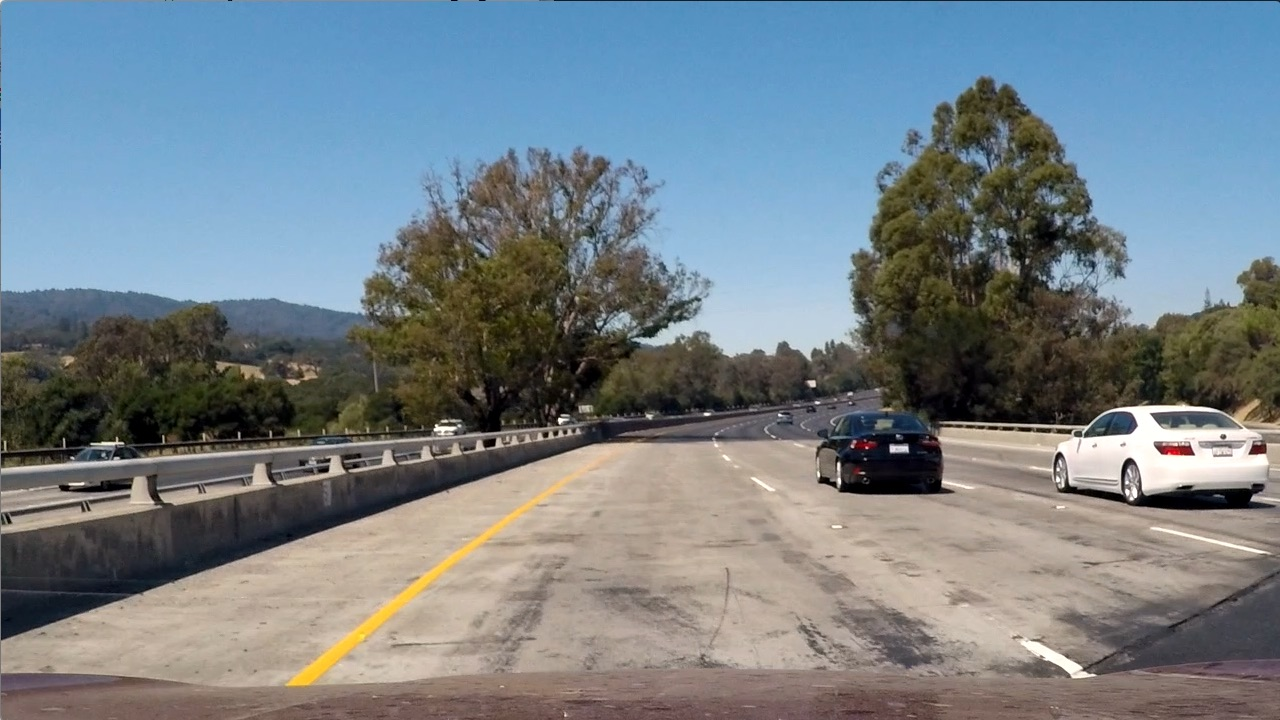
#> input picture test_images/test1.jpg, 1280 x 720 px; its folder holds 4 pictures in this run
$ jupyter execute --allow-errors main_notebook.ipynb   (shell and % lines are left out)   (older library calls are emulated)
#> lines starting #> are read from the running program, lines starting #| are printed output that depends on the picture
# Vehicle Detection and Tracking

[cell 1]
# Import all required modules
import cv2
import matplotlib.pyplot as plt
import matplotlib.image as mpimg
import numpy as np
import glob
from skimage.feature import hog
from sklearn.svm import LinearSVC
from sklearn.model_selection import train_test_split
from sklearn.preprocessing import StandardScaler
from sklearn.utils import shuffle
from collections import deque
import time

[cell 2]
# Read all the test images
test_images = []
fnames = glob.glob('./test_images/test*.jpg')

for fname in fnames:
    image = cv2.imread(fname)
#> image is the input picture: shape (720, 1280, 3); mean B, G, R 135.5, 128.7, 117.5
    image = cv2.cvtColor(image, cv2.COLOR_BGR2RGB)
    test_images.append(image)

[cell 3]
# Setting up a function to plot test images from a list like above
def plot_images(image_list, cmap = 'gray'):
#> called with cmap = 'gray'
    rows = 2
#> rows = 2
    cols = 3
    f,ax = plt.subplots(rows,cols,figsize=(20,int(13*rows/cols)))
    for i in range(len(image_list)):
        image = image_list[i]
        ax[int(i/cols),i%cols].imshow(image, cmap = cmap)

# TEST
plot_images(test_images)
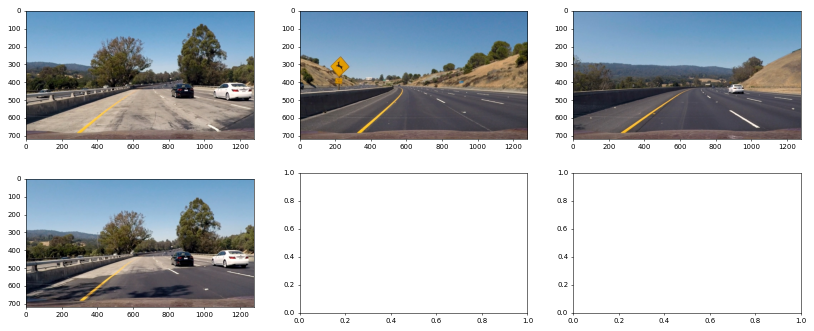
#> figure drawn by matplotlib, 4 panels

## Feature extraction

#### 1. HOG features

[cell 4]
# Getting hog features, works only on single color channel image
# [18 lines left out: function get_hog_features, not called in this run]

#### 2. Spatial features

[cell 5]
# Getting spatial features
# [5 lines left out: function bin_spatial, not called in this run]

#### 3. Color histogram features

[cell 6]
# Getting color histogram features
# [9 lines left out: function color_hist, not called in this run]

#### 4. Combining all features

[cell 7]
# Defining a function to extract features from a list of image paths to
# create a list of feature vectors
def extract_features(imgs, cspace='RGB', spatial_size=(32, 32),
                        hist_bins=32, hist_range=(0, 256), hog_channel='ALL', orient=9, pix_per_cell=8, cell_per_block=2):
    # Create a list to append feature vectors to
    features = []
    # Iterate through the list of images
    for file in imgs:
        # Read in each one by one
        image = cv2.imread(file)
        image = cv2.cvtColor(image, cv2.COLOR_BGR2RGB)
        # apply color conversion if other than 'RGB'
        if cspace != 'RGB':
            feature_image = cv2.cvtColor(image, eval('cv2.COLOR_RGB2'+cspace))
        else: feature_image = np.copy(image)
        # Apply bin_spatial() to get spatial color features
        spatial_features = bin_spatial(feature_image, size=spatial_size)
        # Apply color_hist() also with a color space option now
        hist_features = color_hist(feature_image, nbins=hist_bins)
        # Apply get_hog_features()
        if hog_channel == 'ALL': #This can be 0, 1, 2 or 'ALL'
            hog_features = []
            for channel in range(feature_image.shape[2]):
                hog_features.append(get_hog_features(feature_image[:,:,channel],
                                    orient, pix_per_cell, cell_per_block,
                                    vis=False, feature_vec=True))
            hog_features = np.ravel(hog_features)
        else:
            hog_features = get_hog_features(feature_image[:,:,hog_channel], orient,
                        pix_per_cell, cell_per_block, vis=False, feature_vec=True)
        # Append the new feature vector to the features list
        features.append(np.concatenate((spatial_features, hist_features, hog_features)))
    # Return list of feature vectors
    return features

#### 5. Feature scaling

[cell 8]
# Defining a function that uses StandardScaler on the feature vectors
# to scale them to zero mean and unit variance
def scale_features(features): # features is an output list from extract features
    # Create an array stack of feature vectors
    X = np.vstack((features)).astype(np.float64)
    # Fit a per-column scaler
    X_scaler = StandardScaler().fit(X)
    # Apply the scaler to X
    scaled_X = X_scaler.transform(X)
    # Return the scaled feature vectors
    return scaled_X, X_scaler

##  Classification of cars and non-cars

#### 1. Forming data for supervised learning

[cell 9]
# Using the car_features and notcar_features, we form a dataset with labels that can be used for training an SVC
# car images have label 1 and notcar images have label 0
def form_data(car_features, notcar_features):
    feature_vectors = np.vstack((car_features, notcar_features)).astype(np.float64)
    feature_vectors, scaler = scale_features(feature_vectors)
    labels = np.hstack((np.ones(len(car_features)), np.zeros(len(notcar_features))))
    return feature_vectors, labels, scaler

#### 2. Training and validating an SVM classifier

[cell 10]
# Training and validating an SVC to classify cars and non-cars in an image
# [15 lines left out: function train_and_validate, not called in this run]

#### 3. Find cars in an image using sliding windows, hog subsampling and a trained SVM classifier

[cell 11]
# Define a single function that can extract features using hog sub-sampling and make predictions
# [72 lines left out: function find_cars, not called in this run]

## Removing false positives and multiple detections

#### 1. Generate heatmap images using positive detections

[cell 12]
# Generating heatmap images to remove false positives and multiple detections
# using bounding box list obtained from find_cars() function
# [10 lines left out: function add_heat, not called in this run]

#### 2. Apply threshold to limit false positives

[cell 13]
# Applying thresholding to reject areas of false positives
# [5 lines left out: function apply_threshold, not called in this run]

#### 3. Label hot regions as separate detections

[cell 14]
# Determining which box belongs to which car by identifying the number of
# hot detections in the heatmap
from scipy.ndimage.measurements import label
def separate_hots(heatmap):
    labels = label(heatmap)
    return labels

#### 4. Single function that takes in an image and returns the seperated hot regions

[cell 15]
# get_labels() takes in an image, applies heatmap thresholding, aggregates hot regions and returns the separated hot regions
# [9 lines left out: function get_labels, not called in this run]

#### 7. Drawing a bounding box around the hot regions

[cell 16]
# Drawing bounding boxes around the thresholded detections
# [14 lines left out: function draw_labeled_boxes, not called in this run]

## Testing the functions on still images

#### 1. Read in the image paths which we'll use for training an SVC

[cell 17]
# Reading the car and not-car images
# Non vehicle images
notcar_image_paths1 = glob.glob('./data/non-vehicles/Extras/extra*.png')
notcar_image_paths2 = glob.glob('./data/non-vehicles/GTI/image*.png')

# Vehicle images
car_image_paths1 = glob.glob('./data/vehicles/KITTI_extracted/*.png')
car_image_paths2 = glob.glob('./data/vehicles/GTI_Far/image*.png')
car_image_paths3 = glob.glob('./data/vehicles/GTI_Left/image*.png')
car_image_paths4 = glob.glob('./data/vehicles/GTI_MiddleClose/image*.png')
car_image_paths5 = glob.glob('./data/vehicles/GTI_Right/image*.png')

#### 2. Define all the required parameters

[cell 18]
# Defining the parameters
cspace = 'YCrCb'
ystart = 350
ystop = 700
scales = [1, 1.5, 2]
orient = 9
pix_per_cell = 8
cell_per_block = 2
spatial_size = (32,32)
hist_bins = 32
hist_range = (0, 256)
hog_channel = 'ALL' # Can be 0, 1, 2 or 'ALL'

# Vehicles and non-vehicle images
non_vehicles = notcar_image_paths1 + notcar_image_paths2
vehicles = car_image_paths1 + car_image_paths2 + car_image_paths3 + car_image_paths4 + car_image_paths5

#### 3. Extract features from training data and train an SVC

[cell 19]
# Extract car and non-car features
t0 = time.time()
car_features = extract_features(vehicles, cspace=cspace, spatial_size=spatial_size, hist_bins=hist_bins, hist_range=hist_range,
                                hog_channel=hog_channel, orient=orient, pix_per_cell=pix_per_cell, cell_per_block=cell_per_block)
noncar_features = extract_features(non_vehicles, cspace=cspace, spatial_size=spatial_size, hist_bins=hist_bins, hist_range=hist_range,
                                hog_channel=hog_channel, orient=orient, pix_per_cell=pix_per_cell, cell_per_block=cell_per_block)
t1 = time.time()
# Form data set
# Scale feature vectors and store the scaler
#> (the rest of this cell did not finish here and is left out)

#### 4. Detect all car classes

[cell 20]
# Storing images where cars are found by the find_cars() function
detection_images = []

# Iterating over all test images
#> (the rest of this cell did not finish here and is left out)

#### 5. Creating heatmap images

[cell 21]
# Storing heatmap images
heatmap_images = []

# Iterating over the test images
#> (the rest of this cell did not finish here and is left out)

#### 6. Thresholding heatmaps to remove false positives

[cell 22]
# Storing the thresholded heatmaps
thresholded = []

# Iterating over the test images
for heatmap in heatmap_images:
    # using apply_threshold on the heatmap and append the returned image to the list
    thresholded.append(apply_threshold(heatmap, 2))

# Plotting the thresholded heatmaps
plot_images(thresholded, cmap = 'hot')

#### 7. Labeling hot regions

[cell 23]
# Storing images where the hot regions are separated using labels (in the form of different colored pixels)
labeled_images = []

# Parameter
heat_threshold = 2

# Iterating over the test images
#> (the rest of this cell did not finish here and is left out)

#### 8. Bounding boxes around labeled regions

[cell 24]
# Storing the images
hot_detections = []

# Iterating over test images
#> (the rest of this cell did not finish here and is left out)

## Modifying for Video input

#### 1. Modifying the get_labels() function to perform heatmap thresholding over a number of consecutive frames for better and stable detection

[cell 25]
# heatmap_array stores the heatmaps of a fixed number of continuous frames
# !! REMEMBER to reinitialize this everytime a new video is used
heatmap_array = deque(maxlen=10)

[cell 26]
# Modified get_labels() that uses heatmap thresholding of a fixed number of consecutive frames
# [23 lines left out: function get_labels, not called in this run]

## Using the complete pipeline on Video input

[cell 27]
# Import everything needed to edit/save/watch video clips
from moviepy.editor import VideoFileClip
from IPython.display import HTML

#### Read in training data

[cell 28]
# Reading the car and not-car images
# Non vehicle images
notcar_image_paths1 = glob.glob('./data/non-vehicles/Extras/extra*.png')
notcar_image_paths2 = glob.glob('./data/non-vehicles/GTI/image*.png')

# Vehicle images
car_image_paths1 = glob.glob('./data/vehicles/KITTI_extracted/*.png')
car_image_paths2 = glob.glob('./data/vehicles/GTI_Far/image*.png')
car_image_paths3 = glob.glob('./data/vehicles/GTI_Left/image*.png')
car_image_paths4 = glob.glob('./data/vehicles/GTI_MiddleClose/image*.png')
car_image_paths5 = glob.glob('./data/vehicles/GTI_Right/image*.png')

[cell 29]
# Vehicles and non-vehicle images
non_vehicles = notcar_image_paths1 + notcar_image_paths2
vehicles = car_image_paths1 + car_image_paths2 + car_image_paths3 + car_image_paths4 + car_image_paths5

#### Parameters for training

[cell 30]
# Defining the parameters
cspace = 'YCrCb'
ystart = 350
ystop = 700
scales = [1, 1.5, 2]
orient = 9
pix_per_cell = 8
cell_per_block = 2
spatial_size = (32,32)
hist_bins = 32
hist_range = (0, 256)
hog_channel = 'ALL' # Can be 0, 1, 2 or 'ALL'
heat_threshold = 25

#### Train an SVC for identifying cars

[cell 31]
# Extract car and non-car features
t0 = time.time()
car_features = extract_features(vehicles, cspace=cspace, spatial_size=spatial_size, hist_bins=hist_bins, hist_range=hist_range,
                                hog_channel=hog_channel, orient=orient, pix_per_cell=pix_per_cell, cell_per_block=cell_per_block)
print('We have', len(car_features), 'car and...')

noncar_features = extract_features(non_vehicles, cspace=cspace, spatial_size=spatial_size, hist_bins=hist_bins, hist_range=hist_range,
                                hog_channel=hog_channel, orient=orient, pix_per_cell=pix_per_cell, cell_per_block=cell_per_block)
